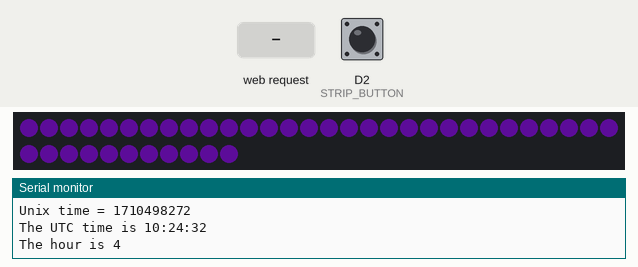
The sketch below on a simulated ESP8266 (NodeMCU). Parts: 41 RGB LEDs in strip order, left to right, continuing on the next row, the last lines printed to the serial monitor. The inputs (shaded band) are chosen by the test bench; at power-on: D2 (STRIP_BUTTON) HIGH. Dim RGB values are drawn brighter than linear; WiFi joins after 1.5 s; servers stay silent unless stated.

Above: at 3.77 s.
3.8 s: D2 (STRIP_BUTTON) pulled LOW for 0.15 s
4.5 s: HTTP request GET /CYCLE_LEDS received
6.5 s: D2 (STRIP_BUTTON) pulled LOW for 1 s
At 7.8 s:
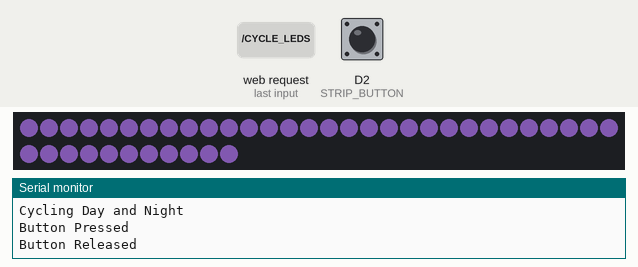
At 11.1 s:
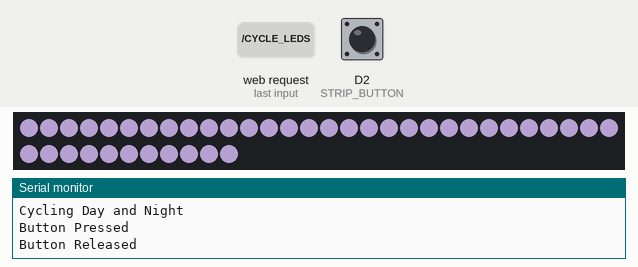

Measured:
- after the input at 6.5 s, the LEDs: first change at once (image 1 shows a later state)

The sketch:

Habitat.ino
```cpp
// Requires NeoPixel library
// Requires ESP9266 Board

#include <Adafruit_NeoPixel.h>
#ifdef __AVR__
#include <avr/power.h>
#endif
#include <ESP8266WiFi.h>
#include <WiFiUdp.h>

#define STRIP_BUTTON D2
#define STRIP_PIN D6
#define STRIP_LENGTH 41

uint8_t gDay = 255, bDay = 255, rDay = 255,
        gNight = 2, bNight = 30, rNight = 15;

// Set targets to night in case of power failure, dim is better than too bright
uint8_t gTarget = gNight, bTarget = bNight, rTarget = rNight,
        gLevel = 0, bLevel = 0,  rLevel = 0;

bool isLEDButtonPressed = false;

// REPLACE WITH YOUR INFORMATION
const char* ssid = "";
const char* password = "";

WiFiServer server(80);
WiFiUDP udp;
IPAddress timeServerIP; // time.nist.gov NTP server address
const char* ntpServerName = "time.nist.gov";
const int NTP_PACKET_SIZE = 48;
byte packetBuffer[NTP_PACKET_SIZE];

const unsigned int localPortNTP = 2390;      // local port to listen for UDP packets

// Parameter 1 = number of pixels in strip
// Parameter 2 = Arduino pin number (most are valid)
// Parameter 3 = pixel type flags, add together as needed:
//   NEO_KHZ800  800 KHz bitstream (most NeoPixel products w/WS2812 LEDs)
//   NEO_KHZ400  400 KHz (classic 'v1' (not v2) FLORA pixels, WS2811 drivers)
//   NEO_GRB     Pixels are wired for GRB bitstream (most NeoPixel products)
//   NEO_RGB     Pixels are wired for RGB bitstream (v1 FLORA pixels, not v2)
//   NEO_RGBW    Pixels are wired for RGBW bitstream (NeoPixel RGBW products)
Adafruit_NeoPixel strip = Adafruit_NeoPixel(STRIP_LENGTH, STRIP_PIN, NEO_GRB + NEO_KHZ800);

void setup() {
  pinMode (STRIP_BUTTON, INPUT);
  strip.begin();
  strip.show(); // Initialize all pixels to 'low'

  Serial.begin(115200);
  delay(10);
  Serial.println();
  Serial.println();
  Serial.print("Connecting to ");
  Serial.println(ssid);
  WiFi.begin(ssid, password);
  while (WiFi.status() != WL_CONNECTED) {
    delay(500);
    Serial.print(".");
  }
  Serial.println("");
  Serial.println("WiFi connected");
  server.begin();
  Serial.println("Server started");
  Serial.print("Use this URL to connect: ");
  Serial.print("http://");
  Serial.print(WiFi.localIP());
  Serial.println("/");
  Serial.println("Starting UDP");
  udp.begin(localPortNTP);
  Serial.print("Local port: ");
  Serial.println(udp.localPort());

  // TODO maybe bake this into Daylight Savings and have it all done in the function?
  int hour = getHour();
  hour -= 6;
  hour %= 24;
  Serial.print("The hour is ");
  Serial.println(hour);

  if(hour > 5 && hour < 21){
    cycleDayNight();
  }

}

void loop() {

  if(gLevel != gTarget || bLevel != bTarget || rLevel != rTarget){
    changeLEDs();
    strip.show();
    delay(50);
  }

  int val = digitalRead(STRIP_BUTTON);
  if (val == LOW && !isLEDButtonPressed){
    isLEDButtonPressed=true;
    cycleDayNight();
    Serial.println("Button Pressed");
  }
  else if (isLEDButtonPressed && val == HIGH){
    Serial.println("Button Released");
    isLEDButtonPressed = false;
  }

  WiFiClient client = server.available();
  if (client) {
    Serial.println("new client");
    while (!client.available()) {
      delay(1);
    }

    String request = client.readStringUntil('\r');
    Serial.println(request);
    client.flush();

    if (request.indexOf("/CYCLE_LEDS") != -1)  {
      cycleDayNight();
    }

    client.println("HTTP/1.1 200 OK");
    client.println("Content-Type: text/html");
    client.println("");
    client.println("<!DOCTYPE HTML>");
    client.println("<html>");
    client.println("<br><br>");
    client.println("<a href=\"/CYCLE_LEDS\"\"><button>Cycle LEDs</button></a>");
    client.println("<br><br>");
    client.println("</html>");
    delay(1);
    Serial.println("Client disonnected");
    Serial.println("");
  }
}

void cycleDayNight(){
  Serial.println("Cycling Day and Night");
  if(gTarget == gDay){
        gTarget = gNight;
        bTarget = bNight;
        rTarget = rNight;
      }
      else {
        gTarget = gDay;
        bTarget = bDay;
        rTarget = rDay;
      }
}

//TODO ugly
void changeLEDs(){
  if(gLevel != gTarget){
      if(gLevel < gTarget){
        ++gLevel;
     }
     else {
       --gLevel;
     }
    }
    if(bLevel != bTarget){
      if(bLevel < bTarget){
        ++bLevel;
     }
     else {
       --bLevel;
     }
    }
    if(rLevel != rTarget){
      if(rLevel < rTarget){
        ++rLevel;
     }
     else {
       --rLevel;
     }
    }
    for(uint16_t i=0; i<strip.numPixels(); i++) {
      strip.setPixelColor(i, rLevel, gLevel, bLevel);
    }
}

int getHour(){
  int hour;
  WiFi.hostByName(ntpServerName, timeServerIP);

  sendNTPpacket(timeServerIP);
  delay(1000);

  while(true){
    int cb = udp.parsePacket();
    if (!cb) {
      Serial.println("no packet yet");
    }
    else {
      Serial.print("packet received, length=");
      Serial.println(cb);
      udp.read(packetBuffer, NTP_PACKET_SIZE); // read the packet into the buffer

      //the timestamp starts at byte 40 of the received packet and is four bytes
      unsigned long highWord = word(packetBuffer[40], packetBuffer[41]);
      unsigned long lowWord = word(packetBuffer[42], packetBuffer[43]);

      // this is NTP time (seconds since Jan 1 1900):
      unsigned long secsSince1900 = highWord << 16 | lowWord;
      Serial.print("Unix time = ");
      // Unix time starts on Jan 1 1970. In seconds, that's 2208988800:
      const unsigned long seventyYears = 2208988800UL;
      unsigned long epoch = secsSince1900 - seventyYears;
      Serial.println(epoch);

      Serial.print("The UTC time is ");       // UTC is the time at Greenwich Meridian (GMT)
      hour = (epoch  % 86400L) / 3600;
      Serial.print((epoch  % 86400L) / 3600); // print the hour (86400 equals secs per day)
      Serial.print(':');
      if ( ((epoch % 3600) / 60) < 10 ) {
        Serial.print('0');
      }
      Serial.print((epoch  % 3600) / 60); // print the minute (3600 equals secs per minute)
      Serial.print(':');
      if ( (epoch % 60) < 10 ) {
        Serial.print('0');
      }
      Serial.println(epoch % 60); // print the second
    }
    return hour;
  }
}

unsigned long sendNTPpacket(IPAddress& address)
{
  Serial.println("sending NTP packet...");
  memset(packetBuffer, 0, NTP_PACKET_SIZE);
  packetBuffer[0] = 0b11100011;   // LI, Version, Mode
  packetBuffer[1] = 0;     // Stratum, or type of clock
  packetBuffer[2] = 6;     // Polling Interval
  packetBuffer[3] = 0xEC;  // Peer Clock Precision
  // 8 bytes of zero for Root Delay & Root Dispersion
  packetBuffer[12]  = 49;
  packetBuffer[13]  = 0x4E;
  packetBuffer[14]  = 49;
  packetBuffer[15]  = 52;

  udp.beginPacket(address, 123);
  udp.write(packetBuffer, NTP_PACKET_SIZE);
  udp.endPacket();
}
```
